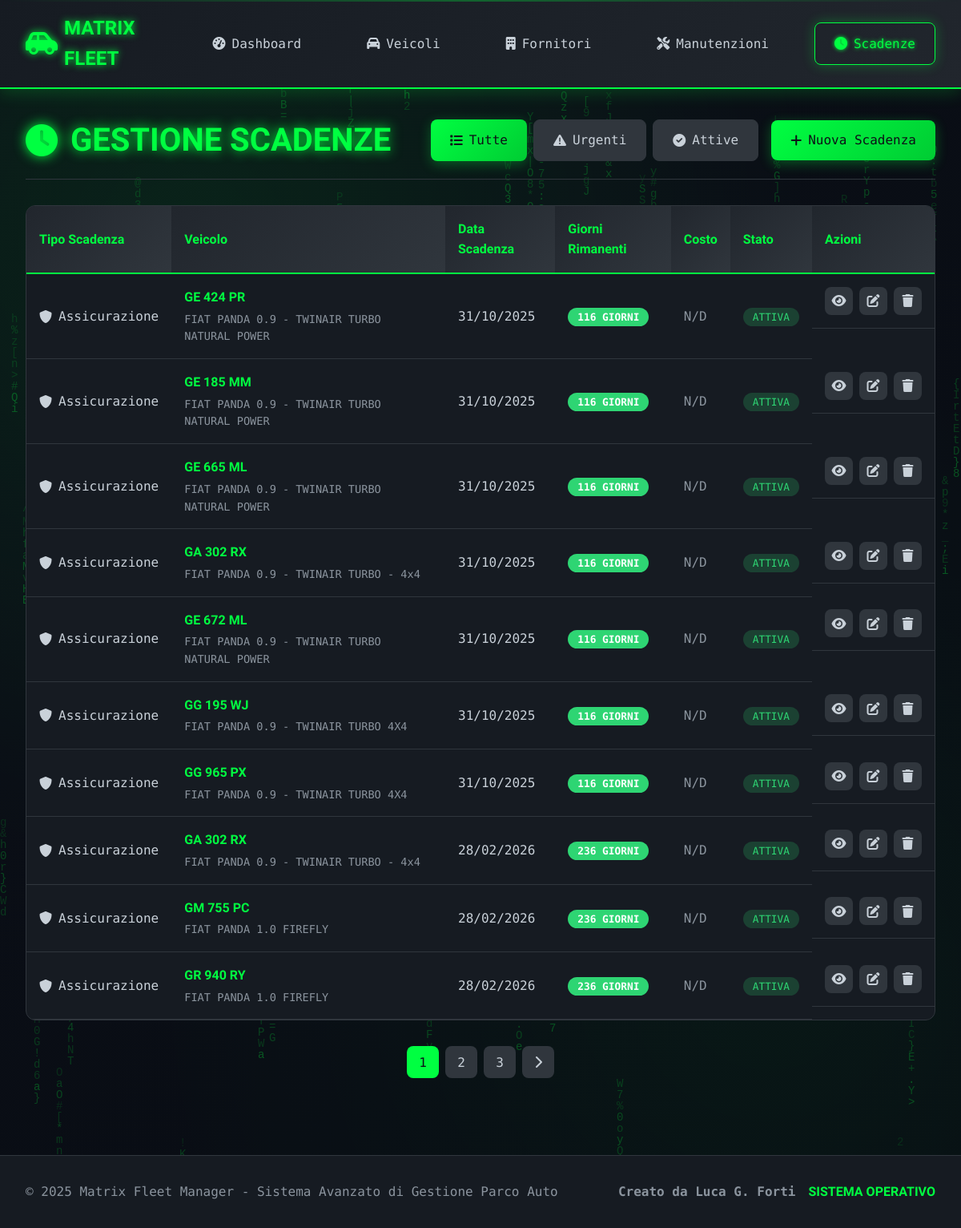
Screenshot of /scadenze/ with the database file from the repository.
### app/models.py (models this page shows, shortened)
class Scadenza(db.Model):
    __tablename__ = 'scadenze'
    id = db.Column(db.Integer, primary_key=True)
    veicolo_id = db.Column(db.Integer, db.ForeignKey('veicoli.id'), nullable=False)
    tipo_scadenza = db.Column(db.String(50), nullable=False)
    data_scadenza = db.Column(db.Date, nullable=False)
    costo = db.Column(db.Numeric(10, 2))
    stato = db.Column(db.String(20), default='Attiva')
    note = db.Column(db.Text)
    notifica_giorni = db.Column(db.Integer, default=30)
    nucleo = db.Column(db.String(50), default='Via Capitel')
    data_creazione = db.Column(db.DateTime, default=datetime.utcnow)
    @property
    def giorni_alla_scadenza(self):
        if self.data_scadenza:
            delta = self.data_scadenza - date.today()
            return delta.days
        return None

class Veicolo(db.Model):
    __tablename__ = 'veicoli'
    id = db.Column(db.Integer, primary_key=True)
    targa = db.Column(db.String(10), nullable=False, unique=True)
    marca = db.Column(db.String(50), nullable=False)
    modello = db.Column(db.String(50), nullable=False)
    anno_immatricolazione = db.Column(db.Integer, nullable=False)
    data_immatricolazione = db.Column(db.Date, nullable=False)
    km_attuali = db.Column(db.Integer, default=0)
    carburante = db.Column(db.String(20), nullable=False)
    carburante_personalizzato = db.Column(db.String(50))  # NUOVO CAMPO
    cilindrata = db.Column(db.Integer)
    colore = db.Column(db.String(30))
    stato = db.Column(db.String(20), default='Attivo')
    note = db.Column(db.Text)
    carta_carburante = db.Column(db.String(100))
    pin_carburante = db.Column(db.String(20))
    societa_noleggio_id = db.Column(db.Integer, db.ForeignKey('fornitori.id'))
    nucleo = db.Column(db.String(50), default='Via Capitel')
    data_creazione = db.Column(db.DateTime, default=datetime.utcnow)
    manutenzioni = db.relationship('Manutenzione', backref='veicolo', lazy=True,
                                 order_by='desc(Manutenzione.data_intervento)')
    scadenze = db.relationship('Scadenza', backref='veicolo', lazy=True,
                              order_by='desc(Scadenza.data_scadenza)')
    societa_noleggio = db.relationship('Fornitore', foreign_keys=[societa_noleggio_id])

### app/routes/scadenze.py (the view)
@scadenze_bp.route('/')
def index_scadenze():
    page = request.args.get('page', 1, type=int)
    filtro = request.args.get('filtro', 'tutte')
    query = Scadenza.query
    if filtro == 'urgenti':
        query = query.filter(Scadenza.data_scadenza <= date.today())
    elif filtro == 'attive':
        query = query.filter_by(stato='Attiva')
    scadenze = query.order_by(Scadenza.data_scadenza).paginate(
        page=page, per_page=10, error_out=False
    )
    return render_template('scadenze/index.html', scadenze=scadenze, filtro=filtro)

### app/templates/scadenze/index.html (shortened to what this page needs)
{% extends "base.html" %}
{% block content %}
<div class="page-container">
    <div class="page-header">
        <h1 class="page-title">
            <i class="fas fa-clock"></i>
        </h1>
        <div class="page-actions">
            <div class="filter-buttons">
                <a href="{{ url_for('scadenze.index_scadenze', filtro='tutte') }}"
                   class="btn {% if filtro == 'tutte' %}btn-primary{% else %}btn-secondary{% endif %}">
                    <i class="fas fa-list"></i> Tutte
                </a>
                <a href="{{ url_for('scadenze.index_scadenze', filtro='urgenti') }}"
                   class="btn {% if filtro == 'urgenti' %}btn-primary{% else %}btn-secondary{% endif %}">
                    <i class="fas fa-exclamation-triangle"></i> Urgenti
                </a>
                <a href="{{ url_for('scadenze.index_scadenze', filtro='attive') }}"
                   class="btn {% if filtro == 'attive' %}btn-primary{% else %}btn-secondary{% endif %}">
                    <i class="fas fa-check-circle"></i> Attive
                </a>
            </div>
            <a href="{{ url_for('scadenze.aggiungi_scadenza') }}" class="btn btn-primary">
                <i class="fas fa-plus"></i> Nuova Scadenza
            </a>
        </div>
    </div>
    <div class="data-table-container">
        <table class="data-table">
            <thead>
                <tr>
                    <th>Tipo Scadenza</th>
                    <th>Veicolo</th>
                    <th>Data Scadenza</th>
                    <th>Giorni Rimanenti</th>
                    <th>Costo</th>
                    <th>Stato</th>
                    <th>Azioni</th>
                </tr>
            </thead>
            <tbody>
                {% for scadenza in scadenze.items %}
                <tr class="{% if scadenza.giorni_alla_scadenza <= 0 %}row-expired{% elif scadenza.giorni_alla_scadenza <= 7 %}row-critical{% elif scadenza.giorni_alla_scadenza <= 30 %}row-warning{% endif %}">
                    <td>
                        <div class="scadenza-type">
                            <i class="fas fa-{% if scadenza.tipo_scadenza == 'Revisione' %}search{% elif scadenza.tipo_scadenza == 'Assicurazione' %}shield-alt{% elif scadenza.tipo_scadenza == 'Bollo' %}receipt{% else %}clock{% endif %}"></i>
                            {{ scadenza.tipo_scadenza }}
                        </div>
                    </td>
                    <td>
                        <div class="vehicle-info">
                            <div class="vehicle-plate">{{ scadenza.veicolo.targa }}</div>
                            <div class="vehicle-model">{{ scadenza.veicolo.marca }} {{ scadenza.veicolo.modello }}</div>
                        </div>
                    </td>
                    <td class="highlight">{{ scadenza.data_scadenza.strftime('%d/%m/%Y') }}</td>
                    <td>
                        {% if scadenza.giorni_alla_scadenza <= 0 %}
                            <span class="days-badge expired">SCADUTA</span>
                        {% elif scadenza.giorni_alla_scadenza <= 7 %}
                            <span class="days-badge critical">{{ scadenza.giorni_alla_scadenza }} giorni</span>
                        {% elif scadenza.giorni_alla_scadenza <= 30 %}
                            <span class="days-badge warning">{{ scadenza.giorni_alla_scadenza }} giorni</span>
                        {% else %}
                            <span class="days-badge ok">{{ scadenza.giorni_alla_scadenza }} giorni</span>
                        {% endif %}
                    </td>
                    <td>
                        {% if scadenza.costo %}
                            <span class="cost-value">€{{ "%.2f"|format(scadenza.costo) }}</span>
                        {% else %}
                            <span class="text-muted">N/D</span>
                        {% endif %}
                    </td>
                    <td>
                        <span class="status-badge status-{{ scadenza.stato.lower() }}">
                            {{ scadenza.stato }}
                        </span>
                    </td>
                    <td class="actions">
                        <a href="{{ url_for('scadenze.dettaglio_scadenza', id=scadenza.id) }}" class="btn-action" title="Visualizza">
                            <i class="fas fa-eye"></i>
                        </a>
                        <a href="{{ url_for('scadenze.modifica_scadenza', id=scadenza.id) }}" class="btn-action" title="Modifica">
                            <i class="fas fa-edit"></i>
                        </a>
                        <a href="{{ url_for('scadenze.elimina_scadenza', id=scadenza.id) }}" class="btn-action delete" title="Elimina" onclick="return confirm('Sei sicuro di voler eliminare questa scadenza?')">
                            <i class="fas fa-trash"></i>
                        </a>
                    </td>
                </tr>
                {% endfor %}
            </tbody>
        </table>
    </div>
    {% set scadenze_critiche = scadenze.items|selectattr('giorni_alla_scadenza', '<=', 7)|list %}
    {% if scadenze.pages > 1 %}
    <div class="pagination">
        {% for page_num in scadenze.iter_pages() %}
            {% if page_num %}
                {% if page_num != scadenze.page %}
                    <a href="{{ url_for('scadenze.index_scadenze', page=page_num, filtro=filtro) }}" class="page-btn">{{ page_num }}</a>
                {% else %}
                    <span class="page-btn active">{{ page_num }}</span>
                {% endif %}
            {% endif %}
        {% endfor %}
        {% if scadenze.has_next %}
            <a href="{{ url_for('scadenze.index_scadenze', page=scadenze.next_num, filtro=filtro) }}" class="page-btn">
                <i class="fas fa-chevron-right"></i>
            </a>
        {% endif %}
    </div>
    {% endif %}
</div>
{% endblock %}

### app/static/css/matrix_style.css (style rules this page uses)
:root { --matrix-green: #00ff41; --matrix-green-dark: #00cc33; --matrix-green-light: #4dff80; --matrix-black: #0d1117; --matrix-dark: #161b22; --matrix-darker: #0a0e13; --matrix-gray: #21262d; --matrix-light-gray: #30363d; --matrix-text: #c9d1d9; --matrix-text-dim: #8b949e; --matrix-danger: #ff4757; --matrix-warning: #ffa502; --matrix-success: #2ed573; --matrix-info: #3742fa; }
* { margin: 0; padding: 0; box-sizing: border-box; }
body { font-family: 'Roboto Mono', monospace; background: var(--matrix-black); color: var(--matrix-text); overflow-x: hidden; line-height: 1.6; position: relative; }
.page-title { font-family: 'Orbitron', monospace; font-size: 2.5rem; font-weight: 700; color: var(--matrix-green); text-shadow: 0 0 15px var(--matrix-green); display: flex; align-items: center; gap: 1rem; }
.btn { display: inline-flex; align-items: center; gap: 0.5rem; padding: 0.75rem 1.5rem; border: none; border-radius: 8px; text-decoration: none; font-family: inherit; font-weight: 500; cursor: pointer; transition: all 0.3s ease; position: relative; overflow: hidden; }
.btn::before { content: ''; position: absolute; top: 0; left: -100%; width: 100%; height: 100%; background: linear-gradient(90deg, transparent, rgba(255, 255, 255, 0.1), transparent); transition: left 0.5s; }
.btn-primary { background: linear-gradient(135deg, var(--matrix-green) 0%, var(--matrix-green-dark) 100%); color: var(--matrix-black); box-shadow: 0 4px 15px rgba(0, 255, 65, 0.3); }
.btn-secondary { background: var(--matrix-light-gray); color: var(--matrix-text); border: 1px solid var(--matrix-light-gray); }
.page-container { max-width: 1200px; margin: 0 auto; }
.page-header { display: flex; justify-content: space-between; align-items: center; margin-bottom: 2rem; padding-bottom: 1rem; border-bottom: 1px solid var(--matrix-light-gray); }
.page-actions { display: flex; gap: 1rem; align-items: center; }
.filter-buttons { display: flex; gap: 0.5rem; }
.data-table-container { background: var(--matrix-dark); border-radius: 12px; overflow: hidden; border: 1px solid var(--matrix-light-gray); margin-bottom: 2rem; }
.data-table { width: 100%; border-collapse: collapse; }
.data-table th { background: linear-gradient(135deg, var(--matrix-gray) 0%, var(--matrix-light-gray) 100%); color: var(--matrix-green); padding: 1rem; text-align: left; font-family: 'Orbitron', monospace; font-weight: 700; border-bottom: 2px solid var(--matrix-green); }
.data-table td { padding: 1rem; border-bottom: 1px solid var(--matrix-light-gray); color: var(--matrix-text); }
.highlight { color: var(--matrix-green); font-weight: 500; }
.text-muted { color: var(--matrix-text-dim); }
.vehicle-info { display: flex; flex-direction: column; gap: 0.25rem; }
.vehicle-plate { font-weight: 600; color: var(--matrix-green); font-family: 'Orbitron', monospace; }
.vehicle-model { font-size: 0.85rem; color: var(--matrix-text-dim); }
.status-badge { padding: 0.25rem 0.75rem; border-radius: 20px; font-size: 0.8rem; font-weight: 500; text-transform: uppercase; }
.status-attiva { background: rgba(46, 213, 115, 0.2); color: var(--matrix-success); }
.days-badge { padding: 0.25rem 0.75rem; border-radius: 12px; font-size: 0.8rem; font-weight: 600; text-transform: uppercase; }
.days-badge.ok { background: var(--matrix-success); color: white; }
.scadenza-type { display: flex; align-items: center; gap: 0.5rem; font-weight: 500; }
.actions { display: flex; gap: 0.5rem; }
.btn-action { display: inline-flex; align-items: center; justify-content: center; width: 35px; height: 35px; border-radius: 8px; background: var(--matrix-light-gray); color: var(--matrix-text); text-decoration: none; transition: all 0.3s ease; }
.pagination { display: flex; justify-content: center; gap: 0.5rem; margin-top: 2rem; }
.page-btn { display: flex; align-items: center; justify-content: center; width: 40px; height: 40px; background: var(--matrix-light-gray); color: var(--matrix-text); text-decoration: none; border-radius: 8px; transition: all 0.3s ease; }
.page-btn:hover, .page-btn.active { background: var(--matrix-green); color: var(--matrix-black); }

### rows the page displays
Scadenza: tipo_scadenza "Assicurazione", veicolo.targa "GE 424 PR", veicolo.marca "FIAT", veicolo.modello "PANDA 0.9 - TWINAIR TURBO NATURAL POWER", data_scadenza "31/10/2025", giorni_alla_scadenza "116", shows "N/D", stato "ATTIVA"
Scadenza: tipo_scadenza "Assicurazione", veicolo.targa "GE 185 MM", veicolo.marca "FIAT", veicolo.modello "PANDA 0.9 - TWINAIR TURBO NATURAL POWER", data_scadenza "31/10/2025", giorni_alla_scadenza "116", shows "N/D", stato "ATTIVA"
Scadenza: tipo_scadenza "Assicurazione", veicolo.targa "GE 665 ML", veicolo.marca "FIAT", veicolo.modello "PANDA 0.9 - TWINAIR TURBO NATURAL POWER", data_scadenza "31/10/2025", giorni_alla_scadenza "116", shows "N/D", stato "ATTIVA"
Scadenza: tipo_scadenza "Assicurazione", veicolo.targa "GA 302 RX", veicolo.marca "FIAT PANDA", veicolo.modello "0.9 - TWINAIR TURBO - 4x4", data_scadenza "31/10/2025", giorni_alla_scadenza "116", shows "N/D", stato "ATTIVA"
Scadenza: tipo_scadenza "Assicurazione", veicolo.targa "GE 672 ML", veicolo.marca "FIAT", veicolo.modello "PANDA 0.9 - TWINAIR TURBO NATURAL POWER", data_scadenza "31/10/2025", giorni_alla_scadenza "116", shows "N/D", stato "ATTIVA"
Scadenza: tipo_scadenza "Assicurazione", veicolo.targa "GG 195 WJ", veicolo.marca "FIAT", veicolo.modello "PANDA 0.9 - TWINAIR TURBO 4X4", data_scadenza "31/10/2025", giorni_alla_scadenza "116", shows "N/D", stato "ATTIVA"
Scadenza: tipo_scadenza "Assicurazione", veicolo.targa "GG 965 PX", veicolo.marca "FIAT", veicolo.modello "PANDA 0.9 - TWINAIR TURBO 4X4", data_scadenza "31/10/2025", giorni_alla_scadenza "116", shows "N/D", stato "ATTIVA"
Scadenza: tipo_scadenza "Assicurazione", veicolo.targa "GA 302 RX", veicolo.marca "FIAT PANDA", veicolo.modello "0.9 - TWINAIR TURBO - 4x4", data_scadenza "28/02/2026", giorni_alla_scadenza "236", shows "N/D", stato "ATTIVA"
Scadenza: tipo_scadenza "Assicurazione", veicolo.targa "GM 755 PC", veicolo.marca "FIAT", veicolo.modello "PANDA 1.0 FIREFLY", data_scadenza "28/02/2026", giorni_alla_scadenza "236", shows "N/D", stato "ATTIVA"
Scadenza: tipo_scadenza "Assicurazione", veicolo.targa "GR 940 RY", veicolo.marca "FIAT", veicolo.modello "PANDA 1.0 FIREFLY", data_scadenza "28/02/2026", giorni_alla_scadenza "236", shows "N/D", stato "ATTIVA"

### other values shown
{{ page_num }} "1"
{{ page_num }} "2" "3"
